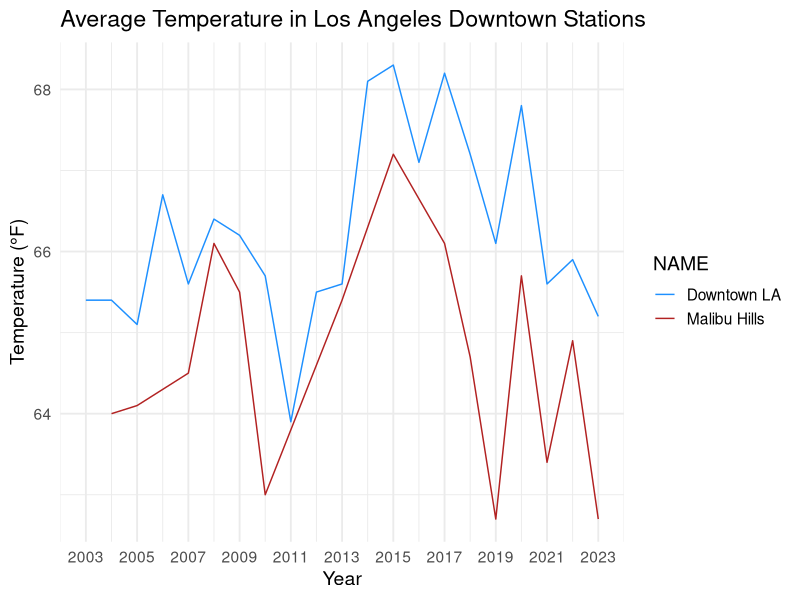
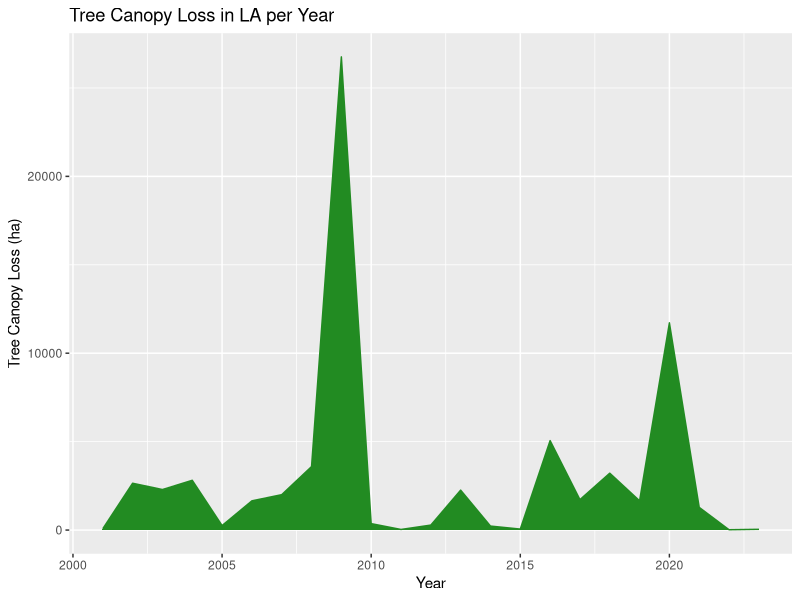

These figures' R source, in order: (Note: this script raises an error after producing the figures.)
## ---- chunk 1
library(here)
library(dplyr)
library(readr)
library(ggplot2)
library(lubridate)
library(tidyverse)
temp_data1<-read_csv(here("data/2003-2005 Temperature Data(in).csv"))
temp_data2<-read_csv(here("data/2006-2012 Temperature Data(in).csv"))
temp_data3<-read_csv(here("data/2013-2019 Temperature Data(in).csv"))
temp_data4<-read_csv(here("data/2020-2023 Temperature Data(in).csv"))


temperature_data<-bind_rows(temp_data1, temp_data2, temp_data3, temp_data4)%>%
  rename('Year'='DATE')%>%
  select(-STATION)%>%
  na.omit()
## ---- chunk 2

temperature_data$Year <- as.numeric(temperature_data$Year)

str(temperature_data$Year)

downtown_stations <- c("LOS ANGELES DOWNTOWN USC, CA US", "MALIBU HILLS CALIFORNIA, CA US")
temperature_data_filtered <- temperature_data %>%
  filter(NAME %in% downtown_stations)

station_labels<- c("LOS ANGELES DOWNTOWN USC, CA US"="Downtown LA","MALIBU HILLS CALIFORNIA, CA US"='Malibu Hills' )

Temperature_plot <- ggplot(temperature_data_filtered, aes(x = Year, y = TAVG, color = NAME)) +
  geom_line() +
  scale_x_continuous(
    breaks = seq(2003, 2023, by = 2), 
    labels = seq(2003, 2023, by = 2)) + 
  scale_color_manual(values = c("dodgerblue", "firebrick"), labels = station_labels) +
  labs(
    title = "Average Temperature in Los Angeles Downtown Stations",
    x = "Year",
    y = "Temperature (°F)"
  ) +
  theme_minimal(base_size = 14)

Temperature_plot


## ---- chunk 3
tree_canopy_data<-read_csv(here("data/Tree_canopy_loss/treecover_loss__ha.csv"))%>%
  select(-adm1, -adm2, -iso)%>%
  rename('Year'='umd_tree_cover_loss__year','Tree_loss_ha'='umd_tree_cover_loss__ha' )

Tree_loss_plot<-ggplot(tree_canopy_data, aes(x=Year, y=Tree_loss_ha))+
  geom_area(fill="forestgreen",color="forestgreen")+
  labs(x="Year", y="Tree Canopy Loss (ha)", title="Tree Canopy Loss in LA per Year")
Tree_loss_plot
## ---- chunk 4

station_labels <- c(
  "LOS ANGELES DOWNTOWN USC, CA US" = "Downtown LA",
  "MALIBU HILLS CALIFORNIA, CA US" = "Malibu Hills")

filtered_data_combined <- combined_income_tree_temp %>%
  filter(Station_name %in% c("LOS ANGELES DOWNTOWN USC, CA US", "MALIBU HILLS CALIFORNIA, CA US"))


scale_factor <- max(combined_income_tree_temp$Tree_loss_ha, na.rm = TRUE) /
                max(combined_income_tree_temp$Temp_average, na.rm = TRUE)
## ---- chunk 5
# Plot
combined_plot <- ggplot(filtered_data_combined, aes(x = Year)) +
  # Tree loss line
  geom_line(aes(y = Tree_loss_ha), color = "forestgreen", size = 1) +
  
  # Temperature lines by station
  geom_line(aes(y = Temp_average * scale_factor, color = Station_name), size = 1) +

  scale_x_continuous(
    breaks = seq(2003, 2023, by = 2),
    labels = seq(2003, 2023, by = 2)
  ) +
  scale_y_continuous(
    name = "Tree Canopy Loss (ha)",
    sec.axis = sec_axis(~./scale_factor, name = "Average Temperature (°F)")
  ) +
  scale_color_manual(
    values = c("LOS ANGELES DOWNTOWN USC, CA US" = "dodgerblue",
               "MALIBU HILLS CALIFORNIA, CA US" = "firebrick"),
    labels = station_labels,
    name = "Weather Station"
  ) +
  theme_minimal() +
  theme(
    axis.title.y.left = element_text(color = "forestgreen"),
    axis.text.y.left = element_text(color = "forestgreen"),
    axis.title.y.right = element_text(color = "black"),
    axis.text.y.right = element_text(color = "black"),
    legend.position = "bottom"
  ) +
  labs(
    title = "Tree Loss and Average Temperature by Year",
    x = "Year"
  )

print(combined_plot)

## ---- chunk 6

median_income_data <- read_csv(here("data/Median_Income_and_AMI_(census_tract).csv"))%>%
  select(-tract, -sup_dist, -ESRI_OID, -Shape__Area, -Shape__Length )

Median_Pie_data <- data.frame(
  group = c('Low Income', 'Very Low Income', 'Above Moderate Income', 'Moderate Income'),
  value = c(20, 30, 25, 25)  # Example percentages, adjust according to your actual data
)

# Basic pie chart
ggplot(Median_Pie_data, aes(x = "", y = value, fill = group)) +
  geom_bar(stat = "identity", width = 1) +
  coord_polar("y", start = 0) +
  theme_void() +
  theme(legend.title = element_blank())  

## ---- chunk 7
combined_Temp_tree_data<-left_join(tree_canopy_data,temperature_data, by='Year')%>%
  rename('Temp_average'='TAVG', 'Station_name'='NAME')

Combined_cor<-cor.test(combined_Temp_tree_data$Temp_average, combined_Temp_tree_data$Tree_loss_ha)

print(Combined_cor)

## ---- chunk 8

combined_income_tree_temp <- cross_join(combined_Temp_tree_data, median_income_data)

combined_income_tree_temp <- combined_income_tree_temp[-c(1:4990), ]


tree_income_cor<- cor(combined_income_tree_temp[,c("Tree_loss_ha", "med_hh_income")])


print(tree_income_cor)
